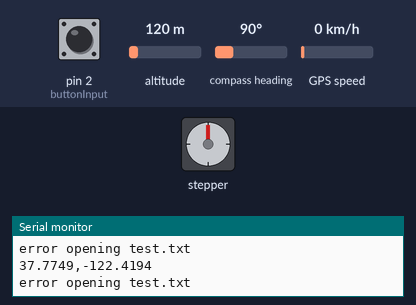
Recording of a sketch running on a simulated Arduino Uno, built with avr-gcc and run on an emulated ATmega328P. On the bench: stepper motor, the last lines printed to the serial monitor. The test bench sets the inputs (shaded band); at power-on: pin 2 (buttonInput) HIGH, altitude 120 m, compass heading 90°, GPS speed 0 km/h. Storage starts empty; the GPS gets a fix after 3 s at 37.7749, -122.4194 with 8 satellites; stepper angles assume 200 steps per turn.

Above: at 3.3 s.
3.4 s: pin 2 (buttonInput) pulled LOW for 0.15 s
At 3.55 s:
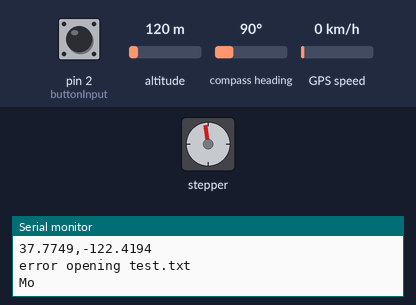
5.8 s: pin 2 (buttonInput) pulled LOW for 3.2 s
At 6.25 s:
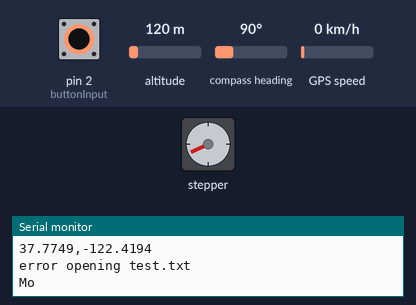
10.5 s: pin 2 (buttonInput) driven LOW
At 11.25 s:
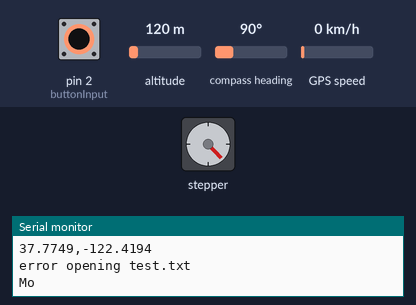
14.2 s: pin 2 (buttonInput) pulsed HIGH 2 times (0.12 s each, 0.3 s apart)
Timing chart, 0 to 22.2 s (numbered marks = the images above; inputs shaded):
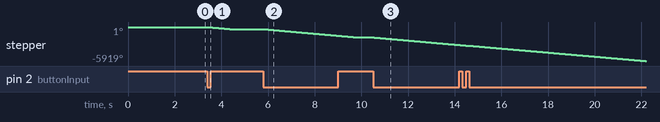

Measured:
- after the input at 3.4 s, stepper: turns 360° counter-clockwise in 0.99 s, starting at once
- after the input at 5.8 s, stepper: turns 1440° counter-clockwise in 4.0 s, starting at once
- after the input at 10.5 s, stepper: keeps turning counter-clockwise at about 359°/s, starting at once

The sketch:

Code.ino
```cpp
#include <TinyGPS++.h>
#include <SoftwareSerial.h>
#include <SD.h>
#include <Stepper.h>
#define chipSelect 10
String value1 = "";
char temp = ' ';
File myFile;
// Choose two Arduino pins to use for software serial
#define RXPin 3
#define TXPin 4
#define buttonInput 2
#define stepsPerRevolution  200
#define GPSBaud 9600
Stepper myStepper(stepsPerRevolution, 5, 6, 7, 8);

// Create a TinyGPS++ object
TinyGPSPlus gps;

// Create a software serial port called "gpsSerial"
SoftwareSerial gpsSerial(RXPin, TXPin);

void moveStepper();
String  myLocation = "";
void setup()
{
  // Start the Arduino hardware serial port at 9600 baud
  Serial.begin(9600);
  myStepper.setSpeed(60);
  // Start the software serial port at the GPS's default baud
  gpsSerial.begin(GPSBaud);
  while (!Serial);

  Serial.print("Initializing SD card...");

  if (!SD.begin(chipSelect)) {
    Serial.println("initialization failed. Things to check:");
    Serial.println("1. is a card inserted?");
    Serial.println("2. is your wiring correct?");
    Serial.println("3. did you change the chipSelect pin to match your shield or module?");
    Serial.println("Note: press reset or reopen this Serial Monitor after fixing your issue!");
    //while (true);
  }

  Serial.println("initialization done.");
  //Open the file for reading:
  pinMode(buttonInput, INPUT_PULLUP);
  attachInterrupt(digitalPinToInterrupt(buttonInput), moveStepper, LOW);
}


void loop()
{
  // This sketch displays information every time a new sentence is correctly encoded.
  while (gpsSerial.available() > 0){
   if(buttonInput == LOW){
    moveStepper();
   }
    if (gps.encode(gpsSerial.read()))
      displayInfo();
  }
  // If 5000 milliseconds pass and there are no characters coming in
  // over the software serial port, show a "No GPS detected" error
  if (millis() > 5000 && gps.charsProcessed() < 10)
  {
    Serial.println("No GPS detected");
    while(true);
  }
}

void displayInfo()
{
  if (gps.location.isValid())
  {
    myLocation = String(gps.location.lat(),4)+","+String(gps.location.lng(),4);
    Serial.println(myLocation);
    myFile = SD.open("myFile.csv");

    if (myFile) {
    // read from the file until there's nothing else in it:
    while (myFile.available()) {
      //temp = myFile.read();
      value1= myFile.readStringUntil('\n');
      //Serial.println(value1);
      value1 = value1.substring(0, value1.length() - 1);
      if(value1 == myLocation){
        Serial.println("True");
        moveStepper();
      }
    }

    // close the file:
    myFile.close();
    Serial.println(myLocation);
    delay(1000);
    }
    else {
      // if the file didn't open, print an error:
      Serial.println("error opening test.txt");
    }
  }
  else
  {
    Serial.println("Location: Not Available");
  }

}

void moveStepper(){
  Serial.println("Move Stepper");
  myStepper.step(-stepsPerRevolution);
}
```
